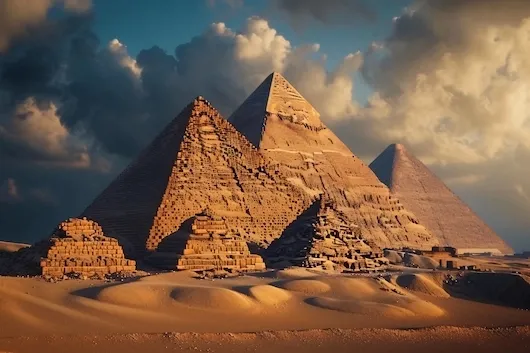
#> input picture Lab 6/Image Processing and Enhancement /Image Pyramid /p1.webp, 530 x 353 px
$ jupyter execute 'Image Pyramid.ipynb'
#> lines starting #> are read from the running program, lines starting #| are printed output that depends on the picture
## <b>Image Pyramid <b>

### 1. Pyramid Down with cv2.pyrDown()

[cell 1]
import cv2
import numpy as np
import matplotlib.pyplot as plt

# Read image (use correct local path)
image = cv2.imread('p1.webp')
#> image is the input picture: shape (353, 530, 3); mean B, G, R 73.1, 92.5, 118.2

# Check if image loaded properly
if image is None:
    print("Image not found. Check the file path.")
else:
    # Downsample image (reduce size by half)
    downsampled_image = cv2.pyrDown(image)
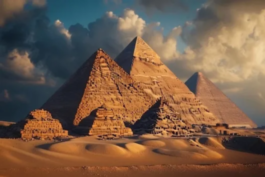
#> downsampled_image: shape (177, 265, 3); mean B, G, R 73.1, 92.4, 118

    # Convert BGR → RGB for correct color display
    image_rgb = cv2.cvtColor(image, cv2.COLOR_BGR2RGB)
    downsampled_rgb = cv2.cvtColor(downsampled_image, cv2.COLOR_BGR2RGB)

    # Display images
    plt.figure(figsize=(10, 5))

    plt.subplot(1, 2, 1)
    plt.title("Original Image")
    plt.imshow(image_rgb)
    plt.axis("off")

    plt.subplot(1, 2, 2)
    plt.title("Downsampled Image (pyrDown)")
    plt.imshow(downsampled_rgb)
    plt.axis("off")

    plt.show()
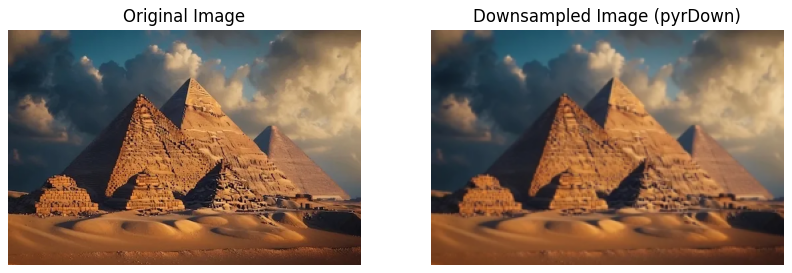
#> figure drawn by matplotlib, 2 panels

### 2. Pyramid Up with cv2.pyrUp()

[cell 2]
import cv2
import numpy as np
import matplotlib.pyplot as plt

# Read image (use correct local path)
image = cv2.imread('p1.webp')

# Check if image loaded
if image is None:
    print("Image not found. Check the file path.")
else:
    # Upsample image (double size)
    upsampled_image = cv2.pyrUp(image)
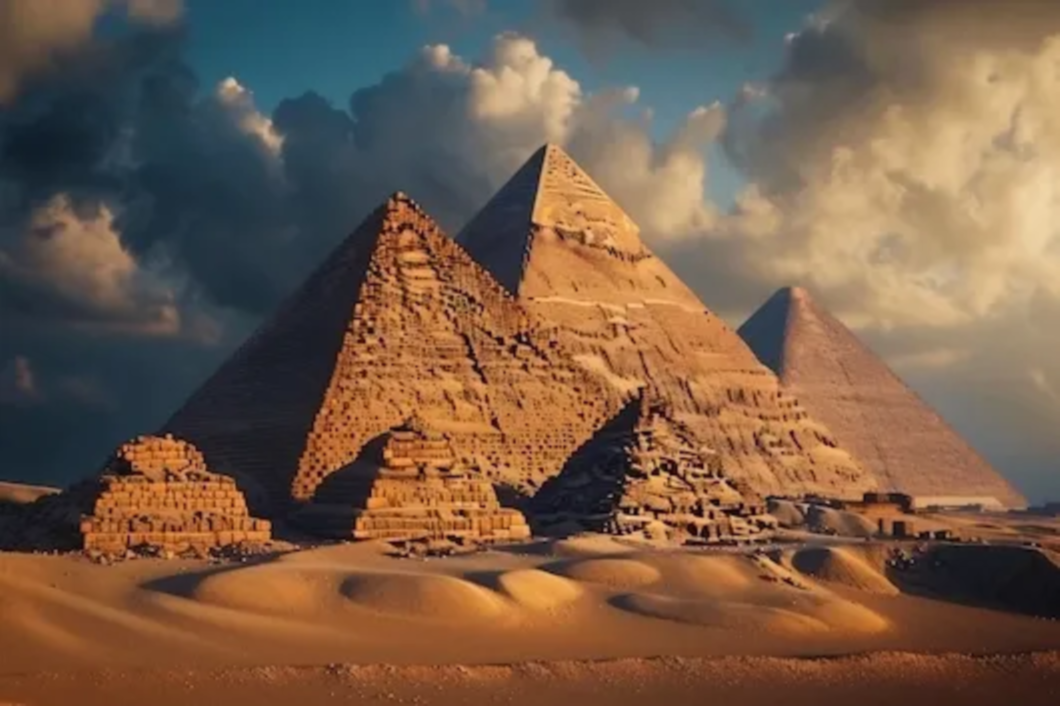
#> upsampled_image: shape (706, 1060, 3); mean B, G, R 73.2, 92.6, 118.3

    # Convert BGR → RGB for correct display
    image_rgb = cv2.cvtColor(image, cv2.COLOR_BGR2RGB)
    upsampled_rgb = cv2.cvtColor(upsampled_image, cv2.COLOR_BGR2RGB)

    # Display images
    plt.figure(figsize=(10, 5))

    plt.subplot(1, 2, 1)
    plt.title("Original Image")
    plt.imshow(image_rgb)
    plt.axis("off")

    plt.subplot(1, 2, 2)
    plt.title("Upsampled Image (pyrUp)")
    plt.imshow(upsampled_rgb)
    plt.axis("off")

    plt.show()

### Building a Gaussian Pyramid (Multiple Levels)

[cell 3]
import cv2
import numpy as np
import matplotlib.pyplot as plt

# Read image (use correct local path)
image = cv2.imread('p1.webp')

# Check if image loaded
if image is None:
    print("Image not found. Check the file path.")
else:
    # Create pyramid list
    pyramid = [image]

    # Build pyramid (3 levels down)
    for i in range(3):
        image = cv2.pyrDown(image)
        pyramid.append(image)
#> this loop made 3 passes
#> pass 2, `image = cv2.pyrDown(image)`:
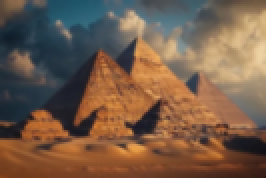
#> image: shape (89, 133, 3) (shown 2 times larger); mean B, G, R 73, 92.3, 117.8
#> pass 3, `image = cv2.pyrDown(image)`:
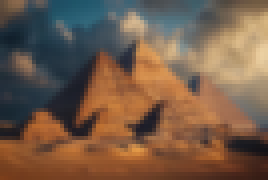
#> image: shape (45, 67, 3) (shown 4 times larger); mean B, G, R 72.9, 92, 117.3
#> after the loop, pyramid = 4 items

    # Display pyramid from smallest to largest
    plt.figure(figsize=(12, 8))

    for i in range(len(pyramid) - 1, -1, -1):
        img_rgb = cv2.cvtColor(pyramid[i], cv2.COLOR_BGR2RGB)

        plt.subplot(1, len(pyramid), len(pyramid) - i)
        plt.title(f"Pyramid Level {i}")
        plt.imshow(img_rgb)
        plt.axis("off")
#> this loop made 4 passes
#> i on passes 1, 3, 4: 3, 1, 0

    plt.tight_layout()
    plt.show()
